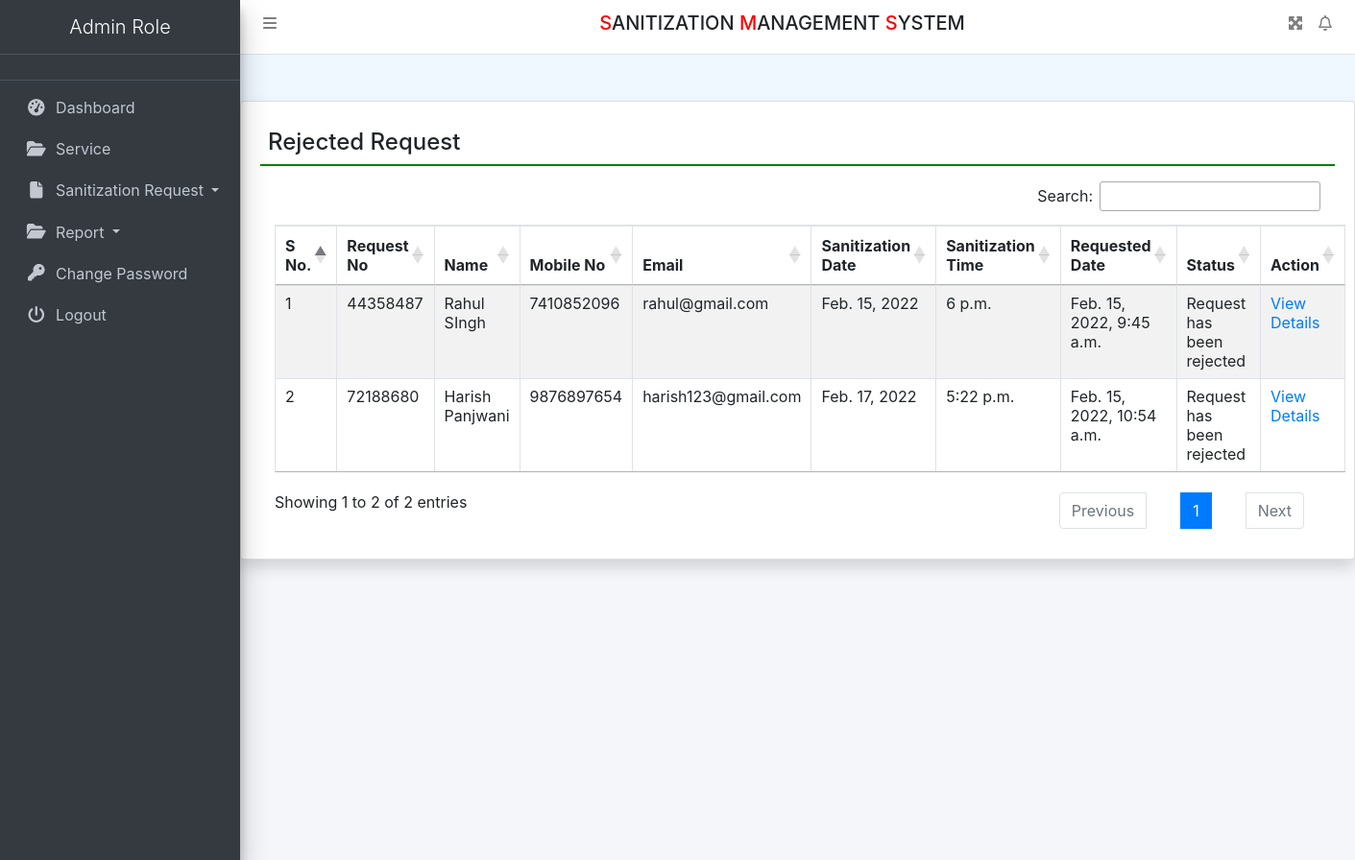
Page /rejectReq (signed in) on the committed database.
### sanitization/models.py (models this page shows, shortened)
class Requests(models.Model):
    RequestID = models.CharField(max_length=50, null=True)
    user = models.ForeignKey(User, on_delete=models.CASCADE)
    service = models.ForeignKey(Services, on_delete=models.CASCADE)
    DateofSanitization = models.DateField(null=True)
    TimeofSanitization = models.TimeField(null=True)
    Address = models.CharField(max_length=250, null=True)
    MobileNumber = models.CharField(max_length=15, null=True)
    State = models.CharField(max_length=150, null=True)
    City = models.CharField(max_length=150, null=True)
    Message = models.CharField(max_length=350, null=True)
    RequestDate = models.DateTimeField(auto_now_add=True)
    Remark = models.CharField(max_length=250, null=True)
    Status = models.CharField(max_length=100, null=True)
    UpdationDate = models.DateField(null=True)

### sanitization/views.py (the view)
# urls.py: path('rejectReq', rejectReq, name='rejectReq'),
def rejectReq(request):
    if not request.user.is_authenticated:
        return redirect('admin_login')
    requests = Requests.objects.filter(Status='Request has been rejected')
    return render(request, 'rejectReq.html', locals())

### sanitization/templates/rejectReq.html
{% extends 'header.html' %}
{% block main %}
<div class="card shadow mt-5">
    <div class="card-body">
        <h4 class="p-2" style="border-bottom: 2px solid green;">Rejected Request</h4>
        <div class="container-fluid mt-3">
            <table id="example" class="table table-striped table-bordered">
                <thead>
                <tr>
                    <th>S No.</th>
                    <th>Request No</th>
                    <th>Name</th>
                    <th>Mobile No</th>
                    <th>Email</th>
                    <th>Sanitization Date</th>
                    <th>Sanitization Time</th>
                    <th>Requested Date</th>
                    <th>Status</th>
                    <th>Action</th>
                </tr>
                </thead>
                <tbody>
                {% for i in requests %}
                <tr>
                    <td>{{forloop.counter}}</td>
                    <td>{{i.RequestID}}</td>
                    <td>{{i.user.first_name}}</td>
                    <td>{{i.MobileNumber}}</td>
                    <td>{{i.user.username}}</td>
                    <td>{{i.DateofSanitization}}</td>
                    <td>{{i.TimeofSanitization}}</td>
                    <td>{{i.RequestDate}}</td>
                    {% if i.Status == null %}
                    <td>Not Update Yet</td>
                    {% else %}
                    <td>{{i.Status}}</td>
                    {% endif %}
                    <td><a href="{% url 'request_details' i.id %}">View Details</a></td>
                </tr>
                {% endfor %}
                </tbody>
            </table>
        </div>
    </div>
</div>
{% endblock %}

### sanitization/templates/header.html (style rules this page uses)
body { background-color: aliceblue; }

### rows in the picture
Requests: RequestID "44358487", user.first_name "Rahul SIngh", MobileNumber "7410852096", user.username "rahul@gmail.com", DateofSanitization "Feb. 15, 2022", TimeofSanitization "6 p.m.", RequestDate "Feb. 15, 2022, 9:45 a.m.", Status "Request has been rejected"
Requests: RequestID "72188680", user.first_name "Harish Panjwani", MobileNumber "9876897654", user.username "harish123@gmail.com", DateofSanitization "Feb. 17, 2022", TimeofSanitization "5:22 p.m.", RequestDate "Feb. 15, 2022, 10:54 a.m.", Status "Request has been rejected"
